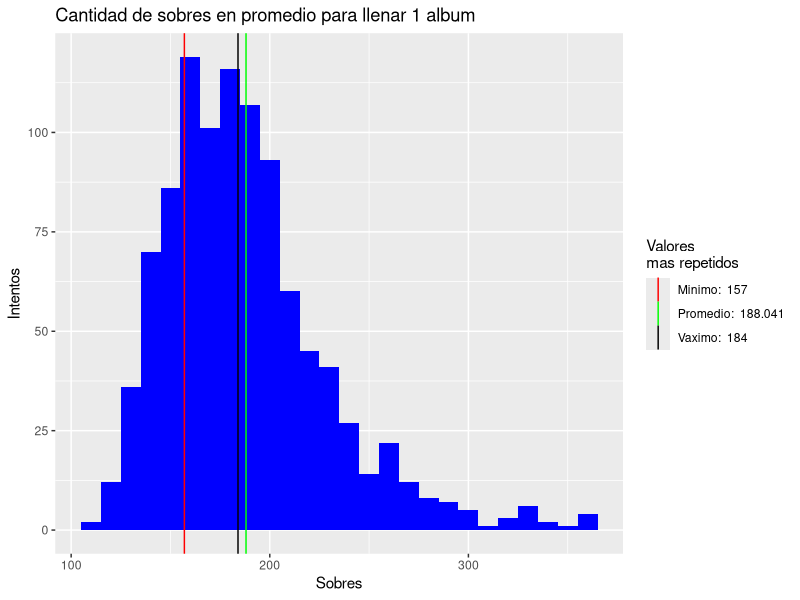

This figure's R source:
FIGURITAS_POR_PAQUETE <- 5
FIGURITAS_POR_ALBUM <- 168
CANTIDAD_DE_CORRIDAS <- 1000
PRECIO_POR_PAQUETE <- 15

completar_album <- function(x) {
    total <- FIGURITAS_POR_ALBUM
    completo <- c()
    compras <- 0
    while (length(completo) < total) {
        completo <- union(completo, sample(1:FIGURITAS_POR_ALBUM,FIGURITAS_POR_PAQUETE))
        compras <- compras + 1
    }
    return(compras)
}
paquetes_intentos <- sapply(1:CANTIDAD_DE_CORRIDAS,completar_album)


min(paquetes_intentos)
max(paquetes_intentos)
mean(paquetes_intentos)

# Costo
min(paquetes_intentos) * PRECIO_POR_PAQUETE
max(paquetes_intentos) * PRECIO_POR_PAQUETE
mean(paquetes_intentos) * PRECIO_POR_PAQUETE


library("ggplot2")

mejores <- as.numeric(names(which(max(table(paquetes_intentos)) == table(paquetes_intentos))))
minimo <- min(mejores)
maximo <- max(mejores)
promedio <- mean(paquetes_intentos)
mediana <- median(paquetes_intentos)

qplot(paquetes_intentos, binwidth = 10, geom="histogram", fill=I("blue")) +
    geom_vline(aes(xintercept = minimo, color=paste("Minimo: ",minimo))) +
    geom_vline(aes(xintercept = promedio, color=paste("Promedio: ",promedio))) +
    geom_vline(aes(xintercept = maximo, color=paste("Vaximo: ",maximo))) +
    scale_color_manual(name = "Valores\nmas repetidos", values = c("red", "green", "black")) +
    labs(title="Cantidad de sobres en promedio para llenar 1 album",x = "Sobres", y = "Intentos")
